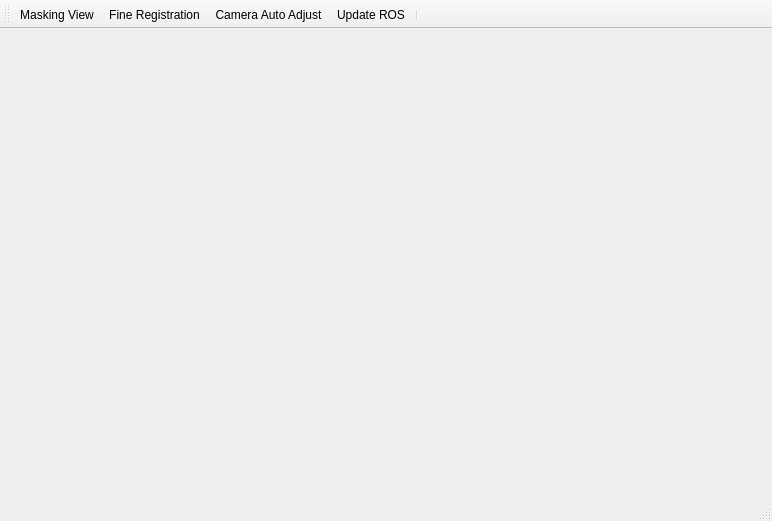
<?xml version="1.0" encoding="UTF-8"?>
<ui version="4.0">
 <class>MainView</class>
 <widget class="QMainWindow" name="MainView">
  <property name="geometry">
   <rect>
    <x>0</x>
    <y>0</y>
    <width>772</width>
    <height>521</height>
   </rect>
  </property>
  <property name="windowTitle">
   <string>VTK registration</string>
  </property>
  <widget class="QWidget" name="centralwidget">
   <layout class="QHBoxLayout" name="horizontalLayout">
    <item>
     <layout class="QVBoxLayout" name="qvtkWidget"/>
    </item>
   </layout>
  </widget>
  <widget class="QStatusBar" name="statusbar"/>
  <widget class="QToolBar" name="toolBar">
   <property name="windowTitle">
    <string>toolBar</string>
   </property>
   <attribute name="toolBarArea">
    <enum>TopToolBarArea</enum>
   </attribute>
   <attribute name="toolBarBreak">
    <bool>false</bool>
   </attribute>
   <addaction name="actionMasking"/>
   <addaction name="actionFineRegistration"/>
   <addaction name="actionAutoCamera"/>
   <addaction name="actionUpdate_ROS"/>
   <addaction name="separator"/>
  </widget>
  <action name="actionMasking">
   <property name="checkable">
    <bool>true</bool>
   </property>
   <property name="text">
    <string>Masking View</string>
   </property>
  </action>
  <action name="actionFineRegistration">
   <property name="text">
    <string>Fine Registration</string>
   </property>
  </action>
  <action name="actionAutoCamera">
   <property name="checkable">
    <bool>true</bool>
   </property>
   <property name="checked">
    <bool>false</bool>
   </property>
   <property name="text">
    <string>Camera Auto Adjust</string>
   </property>
  </action>
  <action name="actionUpdate_ROS">
   <property name="text">
    <string>Update ROS</string>
   </property>
  </action>
 </widget>
 <resources/>
 <connections/>
</ui>
